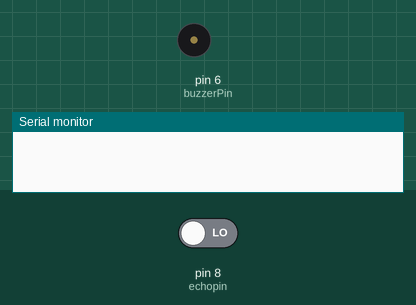
Recording of a sketch running on a simulated Arduino Uno, built with avr-gcc and run on an emulated ATmega328P. Parts: buzzer (waves = sounding, pin HIGH), the last lines printed to the serial monitor. Inputs (shaded band) come from the test bench; at power-on: pin 8 (echopin) LOW. Pins used as bus, display or sensor lines are not drawn.

Above: at 0.1 s.
At 2.6 s:
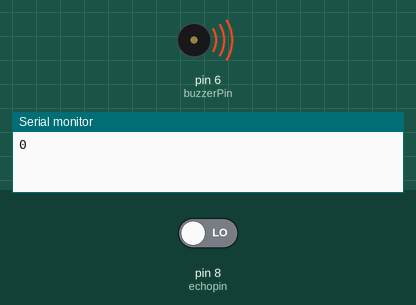
Timing chart, 0 to 4.1 s (numbered marks = the images above):
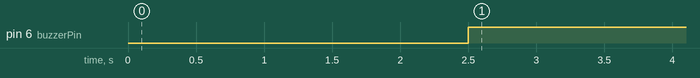

Measured:
- by itself, pin 6 (buzzerPin): LOW → HIGH at 2.5 s

The sketch:

Ultrasonic_Sensor_With_Buzzer.ino
```cpp
const int trigpin= 7;
const int echopin= 8;
const int buzzerPin = 6;
long duration;
int distance;
void setup()

{

pinMode(trigpin,OUTPUT);
pinMode(echopin,INPUT);
pinMode(buzzerPin, OUTPUT);
Serial.begin(9600);

}

void loop()

{

digitalWrite(trigpin,HIGH);
delay(1000);
digitalWrite(trigpin,LOW);
duration=pulseIn(echopin,HIGH);
distance = duration*0.034/2;
Serial.println(distance);
delay(500);

if(distance <= 100){
  digitalWrite(buzzerPin, HIGH);
}else{
  digitalWrite(buzzerPin, LOW);
}

}
```
